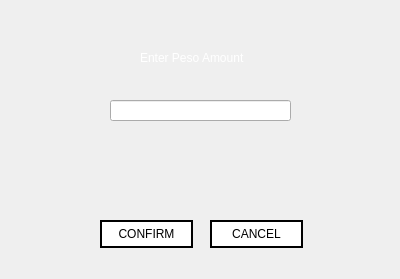
<?xml version="1.0" encoding="UTF-8"?>
<ui version="4.0">
 <class>Atm_Deposit</class>
 <widget class="QDialog" name="Atm_Deposit">
  <property name="geometry">
   <rect>
    <x>0</x>
    <y>0</y>
    <width>400</width>
    <height>279</height>
   </rect>
  </property>
  <property name="minimumSize">
   <size>
    <width>400</width>
    <height>279</height>
   </size>
  </property>
  <property name="maximumSize">
   <size>
    <width>400</width>
    <height>279</height>
   </size>
  </property>
  <property name="windowTitle">
   <string>DEPOSIT</string>
  </property>
  <property name="styleSheet">
   <string notr="true">QPushButton{
background: transparent;
background-color: white;
border: 2px solid black;
}

QPushButton:hover{
background-color: rgb(30, 30, 30);
color: white;
}

QPushButton:pressed
{
font: bold;
}

</string>
  </property>
  <widget class="QLabel" name="label">
   <property name="geometry">
    <rect>
     <x>140</x>
     <y>50</y>
     <width>181</width>
     <height>17</height>
    </rect>
   </property>
   <property name="text">
    <string>&lt;html&gt;&lt;head/&gt;&lt;body&gt;&lt;p&gt;&lt;span style=&quot; color:#ffffff;&quot;&gt;Enter Peso Amount&lt;/span&gt;&lt;/p&gt;&lt;/body&gt;&lt;/html&gt;</string>
   </property>
  </widget>
  <widget class="QLineEdit" name="amount">
   <property name="geometry">
    <rect>
     <x>110</x>
     <y>100</y>
     <width>181</width>
     <height>21</height>
    </rect>
   </property>
  </widget>
  <widget class="QPushButton" name="confirm">
   <property name="geometry">
    <rect>
     <x>100</x>
     <y>220</y>
     <width>93</width>
     <height>28</height>
    </rect>
   </property>
   <property name="text">
    <string>CONFIRM</string>
   </property>
  </widget>
  <widget class="QPushButton" name="cancel">
   <property name="geometry">
    <rect>
     <x>210</x>
     <y>220</y>
     <width>93</width>
     <height>28</height>
    </rect>
   </property>
   <property name="text">
    <string>CANCEL</string>
   </property>
  </widget>
  <widget class="QLabel" name="label_2">
   <property name="geometry">
    <rect>
     <x>0</x>
     <y>0</y>
     <width>401</width>
     <height>281</height>
    </rect>
   </property>
   <property name="styleSheet">
    <string notr="true">background-image: url(:/images/sbg1.png);</string>
   </property>
   <property name="text">
    <string/>
   </property>
  </widget>
  <zorder>label_2</zorder>
  <zorder>label</zorder>
  <zorder>amount</zorder>
  <zorder>confirm</zorder>
  <zorder>cancel</zorder>
 </widget>
 <resources>
  <include location="resource.qrc"/>
 </resources>
 <connections/>
</ui>
